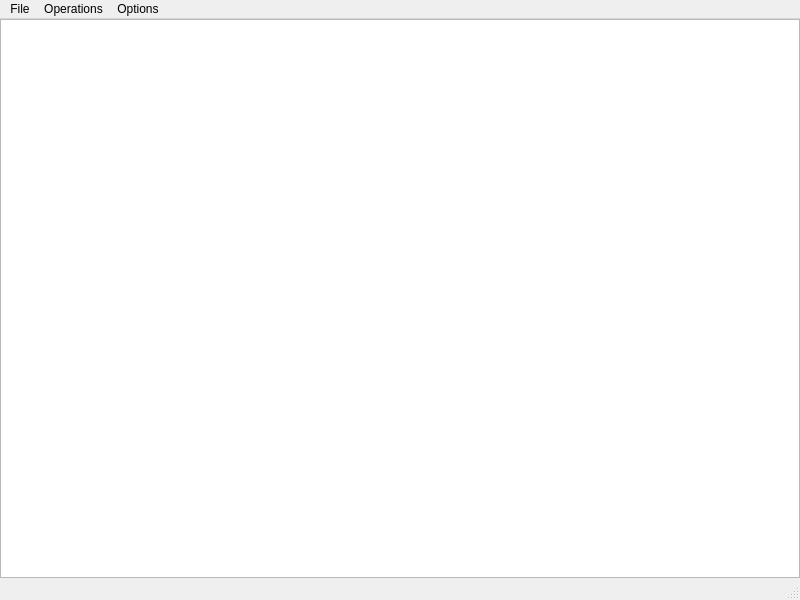
<?xml version="1.0" encoding="UTF-8"?>
<ui version="4.0">
 <class>MainWindow</class>
 <widget class="QMainWindow" name="MainWindow">
  <property name="geometry">
   <rect>
    <x>0</x>
    <y>0</y>
    <width>800</width>
    <height>600</height>
   </rect>
  </property>
  <property name="windowTitle">
   <string>Google Drive Test</string>
  </property>
  <widget class="QWidget" name="centralwidget">
   <layout class="QVBoxLayout" name="verticalLayout">
    <property name="margin">
     <number>0</number>
    </property>
    <item>
     <widget class="QTextEdit" name="textEdit">
      <property name="readOnly">
       <bool>true</bool>
      </property>
     </widget>
    </item>
   </layout>
  </widget>
  <widget class="QMenuBar" name="menubar">
   <property name="geometry">
    <rect>
     <x>0</x>
     <y>0</y>
     <width>800</width>
     <height>21</height>
    </rect>
   </property>
   <widget class="QMenu" name="menuLogin">
    <property name="title">
     <string>File</string>
    </property>
    <addaction name="actionClear_log"/>
    <addaction name="separator"/>
    <addaction name="actionExit"/>
   </widget>
   <widget class="QMenu" name="menuOptions">
    <property name="title">
     <string>Options</string>
    </property>
    <addaction name="actionEdit_options"/>
   </widget>
   <widget class="QMenu" name="menuOperations">
    <property name="title">
     <string>Operations</string>
    </property>
    <addaction name="actionLogin"/>
    <addaction name="actionGet_file_list"/>
   </widget>
   <addaction name="menuLogin"/>
   <addaction name="menuOperations"/>
   <addaction name="menuOptions"/>
  </widget>
  <widget class="QStatusBar" name="statusbar"/>
  <action name="actionLogin">
   <property name="text">
    <string>Login</string>
   </property>
  </action>
  <action name="actionExit">
   <property name="text">
    <string>Exit</string>
   </property>
  </action>
  <action name="actionEdit_options">
   <property name="text">
    <string>Edit options</string>
   </property>
  </action>
  <action name="actionGet_file_list">
   <property name="text">
    <string>Get file list</string>
   </property>
  </action>
  <action name="actionClear_log">
   <property name="text">
    <string>Clear log</string>
   </property>
  </action>
  <action name="action">
   <property name="text">
    <string>-</string>
   </property>
  </action>
  <action name="action_2">
   <property name="text">
    <string>---</string>
   </property>
  </action>
  <action name="action_3">
   <property name="text">
    <string>--</string>
   </property>
  </action>
 </widget>
 <resources/>
 <connections>
  <connection>
   <sender>actionExit</sender>
   <signal>triggered()</signal>
   <receiver>MainWindow</receiver>
   <slot>close()</slot>
   <hints>
    <hint type="sourcelabel">
     <x>-1</x>
     <y>-1</y>
    </hint>
    <hint type="destinationlabel">
     <x>399</x>
     <y>299</y>
    </hint>
   </hints>
  </connection>
  <connection>
   <sender>actionClear_log</sender>
   <signal>triggered()</signal>
   <receiver>textEdit</receiver>
   <slot>clear()</slot>
   <hints>
    <hint type="sourcelabel">
     <x>-1</x>
     <y>-1</y>
    </hint>
    <hint type="destinationlabel">
     <x>399</x>
     <y>300</y>
    </hint>
   </hints>
  </connection>
 </connections>
</ui>
